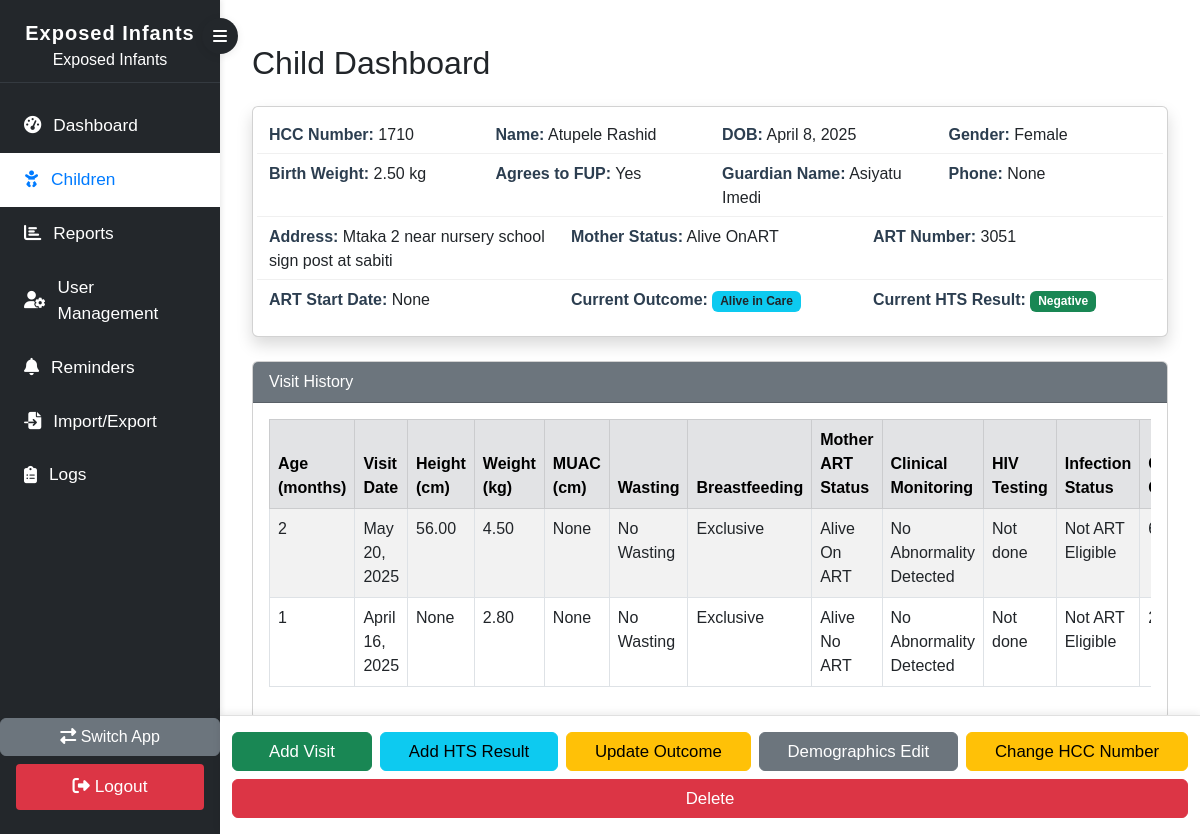
Screenshot of /children/exposed/children/child_dashboard/1710/ (signed in) with the database file from the repository.
### children/models.py (models this page shows, shortened)
class Child(models.Model):
    hcc_number = models.CharField(max_length=20, primary_key=True)
    child_name = models.CharField(max_length=200)
    child_dob = models.DateField()
    CHILD_GENDER_CHOICES = [
        ('Male', 'Male'),
        ('Female', 'Female')
    ]
    child_gender = models.CharField(max_length=6, choices=CHILD_GENDER_CHOICES)
    child_birth_weight = models.DecimalField(max_digits=5, decimal_places=2)
    guardian_name = models.CharField(max_length=200)
    relationship = models.CharField(max_length=100)
    guardian_phone = models.CharField(max_length=20)
    physical_address = models.TextField()
    AGREES_TO_FUP_CHOICES = [('Yes', 'Yes'), ('No', 'No')]
    agrees_to_fup = models.CharField(max_length=3, choices=AGREES_TO_FUP_CHOICES)
    MOTHER_STATUS_CHOICES = [
        ('Alive No ART', 'Alive No ART'),
        ('Alive OnART', 'Alive OnART'),
        ('Died', 'Died'),
        ('Unknown', 'Unknown'),
    ]
    mother_status = models.CharField(max_length=20, choices=MOTHER_STATUS_CHOICES)
    mother_art_number = models.CharField(max_length=20, blank=True, null=True)
    mother_art_start_date = models.DateField(blank=True, null=True)

class HTSSample(models.Model):
    TEST_TYPE_CHOICES = [
        ('DBS', 'Dried Blood Spot'),
        ('Rapid', 'Rapid Test'),
    ]
    RESULT_CHOICES = [
        ('Negative', 'Negative'),
        ('Positive', 'Positive'),
        ('Inconclusive', 'Inconclusive'),
    ]
    child = models.ForeignKey(Child, on_delete=models.CASCADE, related_name='hts_samples')
    sample_date = models.DateField()
    test_type = models.CharField(max_length=10, choices=TEST_TYPE_CHOICES)
    sample_id = models.CharField(max_length=50)
    result = models.CharField(max_length=20, choices=RESULT_CHOICES, null=True, blank=True)
    date_received = models.DateField(null=True, blank=True)

class ChildVisit(models.Model):
    child = models.ForeignKey(Child, on_delete=models.CASCADE, related_name='visits')
    visit_date = models.DateField(null=True, blank=True)
    height = models.DecimalField(max_digits=5, decimal_places=2, null=True, blank=True)
    weight = models.DecimalField(max_digits=5, decimal_places=2, null=True, blank=True)
    muac = models.DecimalField(max_digits=4, decimal_places=1, null=True, blank=True)
    WASTING_CHOICES = [
        ('No', 'No Wasting'), ('Mod', 'Moderate'), ('Sev', 'Severe')
    ]
    wasting = models.CharField(max_length=4, choices=WASTING_CHOICES, null=True, blank=True, default='No')
    BREASTFEEDING_CHOICES = [
        ('Exc', 'Exclusive'), ('M', 'Mixed/Complement'), ('<6', 'Stopped last 6 Weeks'),
        ('C', 'Stopped over 6w. ago')
    ]
    breastfeeding = models.CharField(max_length=10, choices=BREASTFEEDING_CHOICES, null=True, blank=True, default='Exc')
    MOTHER_ART_CHOICES = [
        ('No ART', 'Alive No ART'),
        ('On ART', 'Alive On ART'),
        ('Died', 'Died'),
        ('Unk', 'Unknown')
    ]
    mother_art_status = models.CharField(max_length=10, choices=MOTHER_ART_CHOICES, null=True, blank=True, default='On ART')
    CLINICAL_MONITORING_CHOICES = [
        ('NAD', 'No Abnormality Detected'),
        ('Sick', 'Sick child')
    ]
    clinical_monitoring = models.CharField(max_length=10, choices=CLINICAL_MONITORING_CHOICES, null=True, blank=True, default='NAD')
    HIV_TEST_CHOICES = [
        ('No', 'Not done'),
        ('Dbs', 'Dried Blood Spot (PCR)'),
        ('Rt', 'Rapid Test')
    ]
    hiv_testing = models.CharField(max_length=10, choices=HIV_TEST_CHOICES, null=True, blank=True, default='No')
    HIV_INFECTION_STATUS_CHOICES = [
        ('A', 'Not Infected'),
        ('B', 'Infected'),
        ('C', 'Not ART Eligible'),
        ('D', 'PSHD -> ART')
    ]
    infection_status = models.CharField(max_length=20, choices=HIV_INFECTION_STATUS_CHOICES, null=True, blank=True, default='C')
    DRUG_GIVEN_CHOICES = [
        ('None', 'No Drugs Given'),
        ('CPT', 'Cotrimoxazole Prophylaxis (CPT)'),
        ('NVP', 'Nevirapine (NVP)'),
        ('2P', '2P'),
    ]
    drug_given = models.CharField(max_length=10, choices=DRUG_GIVEN_CHOICES, null=True, blank=True, default='CPT')
    cpt_given = models.PositiveIntegerField(null=True, blank=True, help_text="Number of CPT/NVP tablets given")
    FOLLOW_UP_CHOICES = [
        ('Con', 'Continue FUP'),
        ('Dis', 'Discharged'),
        ('ART', 'Started ART'),
        ('To', 'Transferred Out'),
        ('Def', 'Defaulted'),
        ('Died', 'Died')
    ]
    follow_up_outcome = models.CharField(max_length=10, choices=FOLLOW_UP_CHOICES,default='Con')
    next_appointment_or_outcome_date = models.DateField(null=True, blank=True)

### children/views.py (the view)
# urls.py: path('exposed/children/child_dashboard/<str:hcc_number>/', views.child_dashboard_view, name='child_dashboard'),
@login_required
def child_dashboard_view(request, hcc_number):
    child = get_object_or_404(Child, hcc_number=hcc_number)
    visits = child.visits.order_by('-visit_date')
    hts_samples = child.hts_samples.order_by('-sample_date')
    child_fields = []
    for field in child._meta.fields:
        if field.name != "id":
            child_fields.append({
                'name': field.name,
                'verbose_name': field.verbose_name,
                'value': getattr(child, field.name),
            })
    current_outcome = None
    current_outcome_date = None
    current_result = None
    if visits.exists():
        latest_visit = visits.first()
        outcome = latest_visit.follow_up_outcome
        outcome_date = latest_visit.next_appointment_or_outcome_date
        from datetime import date, timedelta
        today = date.today()
        missed_or_defaulted_date = None
        if outcome == 'Con':  # Continue FUP
            if outcome_date:
                days_since = (today - outcome_date).days
                if days_since > 28:
                    current_outcome = 'Defaulted'
                    missed_or_defaulted_date = outcome_date + timedelta(days=29)
                elif days_since > 7:
                    current_outcome = 'Missed Appointment'
                    missed_or_defaulted_date = outcome_date + timedelta(days=8)
                else:
                    current_outcome = 'Alive in Care'
                current_outcome_date = outcome_date
            else:
                current_outcome = 'Alive in Care'
                current_outcome_date = None
        else:
            current_outcome = latest_visit.get_follow_up_outcome_display()
            current_outcome_date = outcome_date
    else:
        missed_or_defaulted_date = None
    if hts_samples.exists():
        latest_hts = hts_samples.first()
        hts_result = latest_hts.result
        hts_date_received = latest_hts.date_received
        if hts_result:
            current_result = latest_hts.result
        else:
            current_result = 'Pending'
    else:
        current_result = 'No HTS Samples'
    return render(request, 'child_dashboard.html', {
        'child': child,
        'visits': visits,
        'child_fields': child_fields,
        'current_outcome': current_outcome,
        'current_outcome_date': current_outcome_date,
        'missed_or_defaulted_date': missed_or_defaulted_date,
        'current_result': current_result,
    })

### children/templatetags/field_tags.py (called while the page is built)
@register.filter
def age_in_months(visit_date, dob):
    if not visit_date or not dob:
        return ""
    try:
        months = (visit_date.year - dob.year) * 12 + (visit_date.month - dob.month)
        if visit_date.day >= dob.day:
            months += 1
        return max(months, 0)
    except Exception:
        return ""

### children/templates/child_dashboard.html (shortened to what this page needs)
{% extends 'base.html' %}
{% load static %}
{% load field_tags %}
{% block content %}
<div class="container mt-4">
    <h2 class="mb-4">Child Dashboard</h2>
    <div id="cd-top-section" class="card mb-4 p-3 shadow">
        <div class="row mb-2">
            <div class="col-md-3"><strong>HCC Number:</strong> {{ child.hcc_number }}</div>
            <div class="col-md-3"><strong>Name:</strong> {{ child.child_name }}</div>
            <div class="col-md-3"><strong>DOB:</strong> {{ child.child_dob }}</div>
            <div class="col-md-3"><strong>Gender:</strong> {{ child.child_gender }}</div>
        </div>
        <div class="row mb-2">
            <div class="col-md-3"><strong>Birth Weight:</strong> {{ child.child_birth_weight }} kg</div>
            <div class="col-md-3"><strong>Agrees to FUP:</strong> {{ child.agrees_to_fup }}</div>
            <div class="col-md-3"><strong>Guardian Name:</strong> {{ child.guardian_name }}</div>
            <div class="col-md-3"><strong>Phone:</strong> {{ child.guardian_phone }}</div>
        </div>
        <div class="row mb-2">
            <div class="col-md-4"><strong>Address:</strong> {{ child.physical_address }}</div>
            <div class="col-md-4"><strong>Mother Status:</strong> {{ child.mother_status }}</div>
            <div class="col-md-4"><strong>ART Number:</strong> {{ child.mother_art_number }}</div>
        </div>
        <div class="row mb-2">
            <div class="col-md-4"><strong>ART Start Date:</strong> {{ child.mother_art_start_date }}</div>
            <div class="col-md-4">
                <strong>Current Outcome:</strong>
                {% if current_outcome %}
                    <span class="badge bg-info text-dark">{{ current_outcome }}</span>
                {% else %}
                    <span class="text-muted">N/A</span>
                {% endif %}
            </div>
            <div class="col-md-4">
                <strong>Current HTS Result:</strong>
                {% if current_result %}
                    <span class="badge bg-success">{{ current_result }}</span>
                {% else %}
                    <span class="text-muted">No HTS Result</span>
                {% endif %}
            </div>
        </div>
    </div>
    <div id="cd-middle-section" class="card mb-4">
        <div class="card-header bg-secondary text-white">Visit History</div>
        <div class="card-body">
            {% if visits %}
            <div class="table-responsive">
                <table class="table table-bordered table-striped table-hover">
                    <thead class="table-secondary">
                        <tr>
                            <th>Age (months)</th>
                            <th>Visit Date</th>
                            <th>Height (cm)</th>
                            <th>Weight (kg)</th>
                            <th>MUAC (cm)</th>
                            <th>Wasting</th>
                            <th>Breastfeeding</th>
                            <th>Mother ART Status</th>
                            <th>Clinical Monitoring</th>
                            <th>HIV Testing</th>
                            <th>Infection Status</th>
                            <th>CPT Given</th>
                        </tr>
                    </thead>
                    <tbody>
                        {% for visit in visits %}
                        <tr>
                            <td>
                                {% if child.child_dob and visit.visit_date %}
                                    {{ visit.visit_date|age_in_months:child.child_dob }}
                                {% else %}
                                    N/A
                                {% endif %}
                            </td>
                            <td>{{ visit.visit_date }}</td>
                            <td>{{ visit.height }}</td>
                            <td>{{ visit.weight }}</td>
                            <td>{{ visit.muac }}</td>
                            <td>{{ visit.get_wasting_display }}</td>
                            <td>{{ visit.get_breastfeeding_display }}</td>
                            <td>{{ visit.get_mother_art_status_display }}</td>
                            <td>{{ visit.get_clinical_monitoring_display }}</td>
                            <td>{{ visit.get_hiv_testing_display }}</td>
                            <td>{{ visit.get_infection_status_display }}</td>
                            <td>{{ visit.cpt_given }}</td>
                        </tr>
                        {% endfor %}
                    </tbody>
                </table>
            </div>
            {% else %}
                <p>No visits recorded yet.</p>
            {% endif %}
        </div>
    </div>
    <div id="cd-bottom-section" class="cd-fixed-bottom-bar">
        <div class="container-fluid d-flex flex-wrap justify-content-center gap-2 py-3">
            {% if user.is_superuser %}
                <a href="{% url 'children:add_visit' child.hcc_number %}" class="btn btn-success flex-fill">Add Visit</a>
                <a href="{% url 'children:add_hts_result' child.hcc_number %}" class="btn btn-info flex-fill">Add HTS Result</a>
                <a href="{% url 'children:update_outcome' child.hcc_number %}" class="btn btn-warning flex-fill">Update Outcome</a>
                <a href="{% url 'children:edit_field' child.hcc_number 'all' %}" class="btn btn-secondary flex-fill">Demographics Edit</a>
                <a href="{% url 'children:change_hcc_number' child.hcc_number %}" class="btn btn-warning flex-fill">Change HCC Number</a>
                <a href="{% url 'children:delete_child' child.hcc_number %}" class="btn btn-danger flex-fill">Delete</a>
            {% endif %}
        </div>
    </div>
</div>
{% endblock %}

### children/static/css/styles.css (style rules this page uses)
html, body { height: 100%; margin: 0; font-family: Arial, sans-serif; }
.cd-fixed-bottom-bar { position: fixed; left: 220px; right: 0; bottom: 0; background: #fff; box-shadow: 0 -2px 8px rgba(0,0,0,0.08); z-index: 2000; border-top: 1px solid #e0e0e0; padding-bottom: env(safe-area-inset-bottom, 0); }
.cd-fixed-bottom-bar .btn { min-width: 140px; font-weight: 500; font-size: 1.05rem; margin-bottom: 0 !important; }
.cd-fixed-bottom-bar .container-fluid { max-width: 100vw; }
#cd-top-section .row.mb-2:not(:last-child) { border-bottom: 1px solid #f0f0f0; padding-bottom: 6px; margin-bottom: 10px; }
#cd-top-section strong { color: #2c3e50; }

### rows the page displays
Child: hcc_number "1710", child_name "Atupele Rashid", child_dob "April 8, 2025", child_gender "Female", child_birth_weight "2.50", agrees_to_fup "Yes", guardian_name "Asiyatu Imedi", guardian_phone "None", physical_address "Mtaka 2 near nursery school sign post at sabiti", mother_status "Alive OnART", mother_art_number "3051", mother_art_start_date "None"
HTSSample: result "Negative"
ChildVisit: visit_date|age_in_months "2", visit_date "May 20, 2025", height "56.00", weight "4.50", muac "None", wasting "No Wasting", breastfeeding "Exclusive", mother_art_status "Alive On ART", clinical_monitoring "No Abnormality Detected", hiv_testing "Not done", infection_status "Not ART Eligible"
ChildVisit: visit_date|age_in_months "1", visit_date "April 16, 2025", height "None", weight "2.80", muac "None", wasting "No Wasting", breastfeeding "Exclusive", mother_art_status "Alive No ART", clinical_monitoring "No Abnormality Detected", hiv_testing "Not done", infection_status "Not ART Eligible"

### other values shown
{{ current_outcome }} "Alive in Care"
